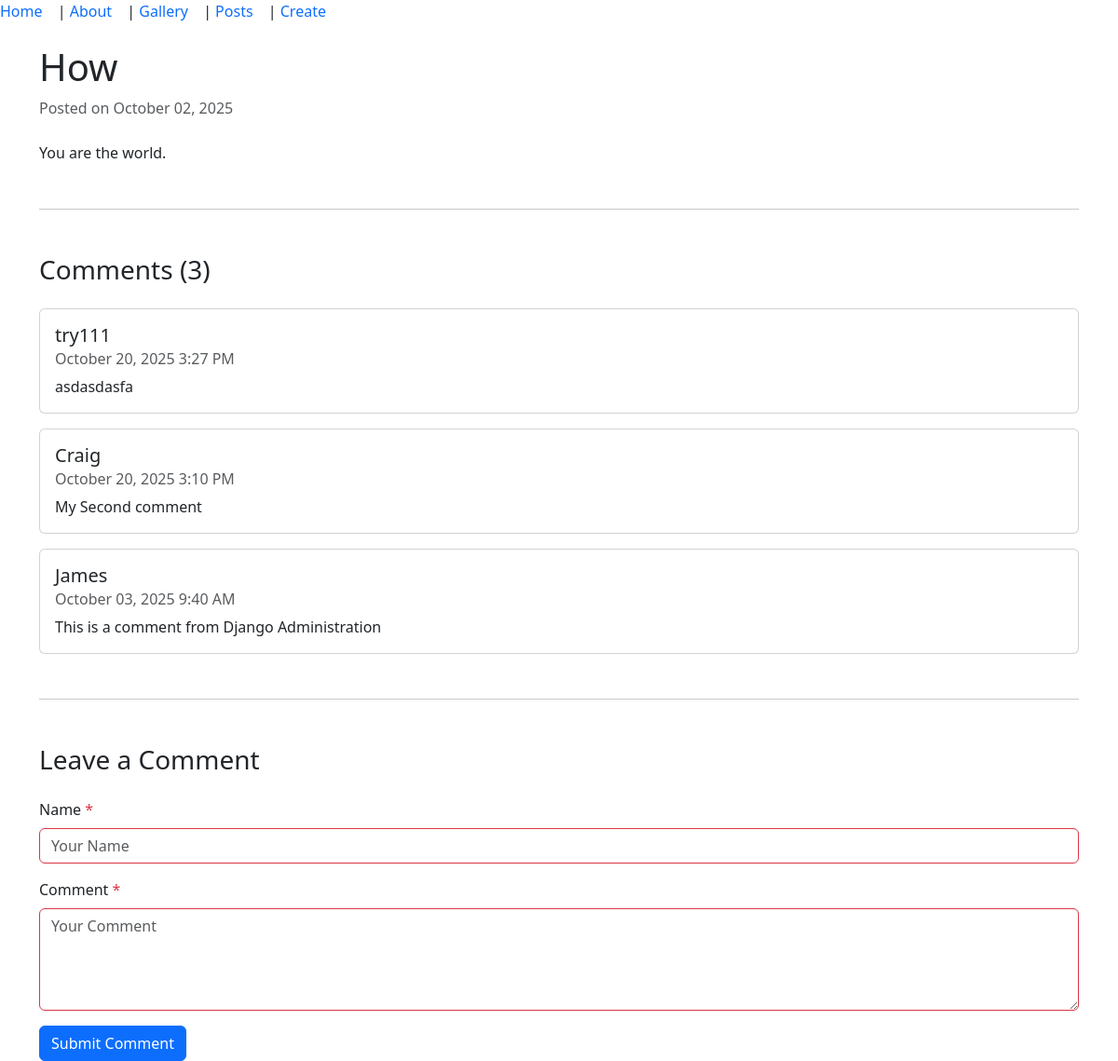
The page /post/8/ on the database its author committed.
### pages/models.py (models this page shows, shortened)
class Post(models.Model):
    title = models.CharField(max_length=100, validators=[MinLengthValidator(3)])
    body = models.TextField(validators=[MinLengthValidator(10)])
    created_at = models.DateTimeField(auto_now_add=True)
    class Meta:
        ordering = ['-created_at']
        constraints = [
            models.UniqueConstraint(fields=['title'], name='unique_post_title')
        ]

class Comment(models.Model):
    post = models.ForeignKey(Post, on_delete=models.CASCADE, related_name='comments')
    author = models.CharField(max_length=100)
    text = models.TextField()
    created_at = models.DateTimeField(auto_now_add=True)

### pages/views.py (the view)
# urls.py: path('post/<int:pk>/', views.post_view, name='post_view'),
def post_view(request, pk):
    post = get_object_or_404(Post, pk=pk)
    comments = post.comments.all().order_by('-created_at')
    comment_form = CommentForm()
    context = {
        'post': post,
        'comments': comments,
        'comment_form': comment_form,
    }
    return render(request, 'post_detail.html', context)

### pages/forms.py (shortened to what this page needs)
class CommentForm(forms.ModelForm):
    class Meta:
        model = Comment
        fields = ['author', 'text']
        widgets = {
            'author': forms.TextInput(attrs={
                'class': 'form-control',
                'placeholder': 'Your Name'
            }),
            'text': forms.Textarea(attrs={
                'class': 'form-control',
                'placeholder': 'Your Comment',
                'rows': 4
            }),
        }
        labels = {
            'author': 'Name',
            'text': 'Comment',
        }

### pages/templates/post_detail.html (shortened to what this page needs)
{% extends "base.html" %}
{% load static %}
{% block content %}
<div class="container mt-4">
    <article class="post-detail">
        <h1>{{ post.title }}</h1>
        <p class="text-muted">
            Posted on {{ post.created_at|date:"F d, Y" }}
        </p>
        <div class="post-content mt-4">
            {{ post.body|linebreaks }}
        </div>
    </article>
    <hr class="my-5">
    <section class="comments-section">
        <h3>Comments ({{ comments.count }})</h3>
        {% if comments %}
            <div class="comments-list mt-4">
                {% for comment in comments %}
                <div class="card mb-3">
                    <div class="card-body">
                        <h5 class="card-title">{{ comment.author }}</h5>
                        <h6 class="card-subtitle mb-2 text-muted">
                            {{ comment.created_at|date:"F d, Y g:i A" }}
                        </h6>
                        <p class="card-text">{{ comment.text }}</p>
                    </div>
                </div>
                {% endfor %}
            </div>
        {% else %}
            <p class="text-muted">No comments yet. Be the first to comment!</p>
        {% endif %}
    </section>
    <hr class="my-5">
    <section class="comment-form-section">
        <h3>Leave a Comment</h3>
        <form method="post" action="{% url 'add_comment' post.pk %}" class="mt-4">
            <div class="mb-3">
                <label for="{{ comment_form.author.id_for_label }}" class="form-label">
                    {{ comment_form.author.label }} <span class="text-danger">*</span>
                </label>
                {{ comment_form.author }}
            </div>
            <div class="mb-3">
                <label for="{{ comment_form.text.id_for_label }}" class="form-label">
                    {{ comment_form.text.label }} <span class="text-danger">*</span>
                </label>
                {{ comment_form.text }}
            </div>
            <button type="submit" class="btn btn-primary">Submit Comment</button>
        </form>
    </section>
</div>
{% endblock %}

### pages/static/css/style.css (style rules this page uses)
body { font-family: system-ui, Arial, sans-serif; margin: 2rem; }
h1 { margin: 0 0 1rem; }

### pages/templates/post_detail.html (style rules this page uses)
.form-control.is-invalid, .form-control:invalid { border-color: #dc3545; }

### rows shown on the page
Post: title "How", created_at "October 02, 2025", body "You are the world."
Comment: author "try111", created_at "October 20, 2025 3:27 PM", text "asdasdasfa"
Comment: author "Craig", created_at "October 20, 2025 3:10 PM", text "My Second comment"
Comment: author "James", created_at "October 03, 2025 9:40 AM", text "This is a comment from Django Administration"

### other values the page prints
{{ comments.count }} "3"
{{ comment_form.author.label }} "Name"
{{ comment_form.text.label }} "Comment"
